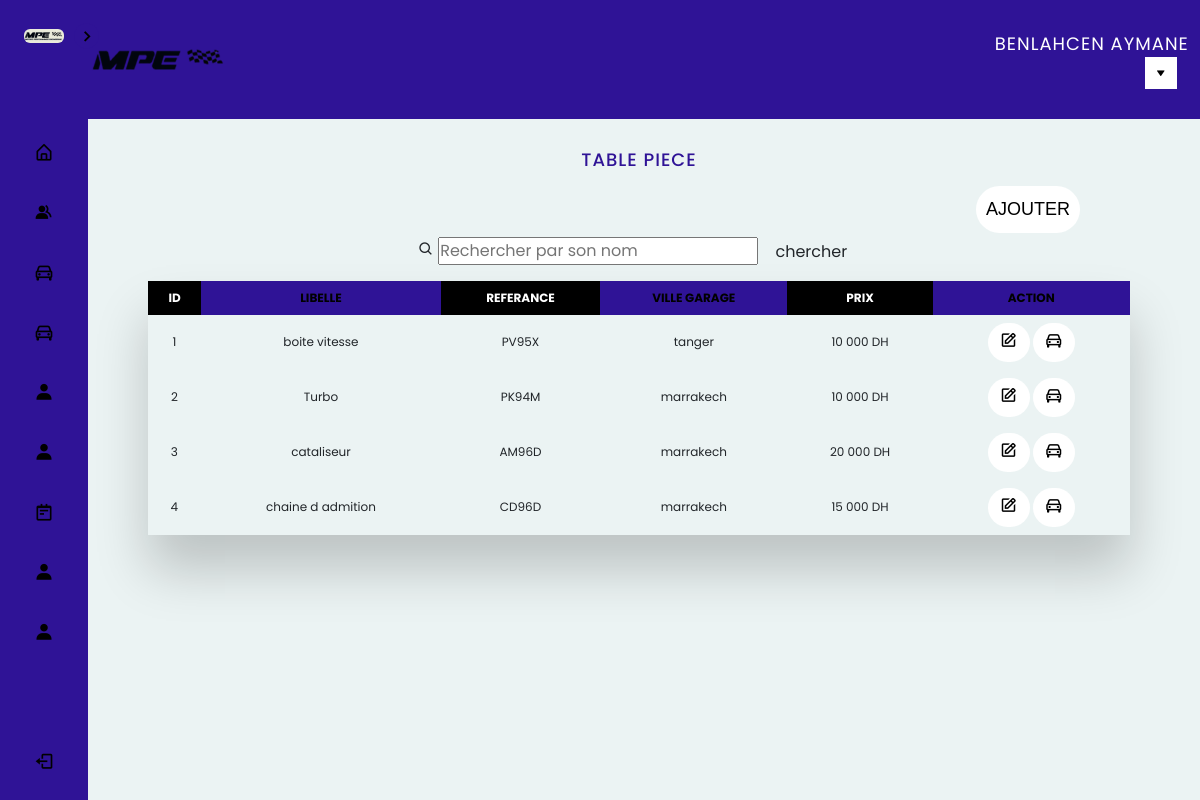
Screenshot of /admin/piece.php (signed in) with the database file from the repository.
### tables this page shows
CREATE TABLE `piece` (
  `id_piece` int(11) NOT NULL,
  `id_garage` int(11) NOT NULL,
  `referance` varchar(100) NOT NULL,
  `libelle` varchar(150) DEFAULT NULL,
  `prix` varchar(12) DEFAULT NULL
);

CREATE TABLE `garage` (
  `id_garage` int(11) NOT NULL,
  `id_societe` int(11) NOT NULL,
  `activite` varchar(150) DEFAULT NULL,
  `ville` varchar(50) DEFAULT NULL,
  `tel` varchar(15) DEFAULT NULL
);

### admin/piece.php (the view)
<?php include 'header.php'; ?>
<h2>Table piece</h2></br>
<div class="text-center ml-4">
    <form method="GET">
        <i class='bx bx-search icon'></i>
        <input type="text" name="s" id="s" placeholder="Rechercher par son nom" autocomplete="off">
        <input class="btn" type="submit" name="chercher" value="chercher">
    </form>
</div>
<div class="ml-auto">
    <a class="btn btn-customm" href="ajouterpiece.php">AJOUTER</a>
</div>
<div class="table-wrapper">
    <table class="fl-table">
        <thead>
            <th>ID</th>
            <th>LIBELLE</th>
            <th>REFERANCE</th>
            <th>VILLE GARAGE</th>
            <th>PRIX</th>
            <th>ACTION</th>
        </thead>
        <?php
        if (isset($_GET['chercher'])) {
            $s = $_GET['s'];
            $allpieces = $cnx->query("select piece.*, garage.ville from piece
            inner join garage on piece.id_garage = garage.id_garage");
            if (isset($_GET['s']) and !empty($_GET['s'])) {
                $recherche = htmlspecialchars($_GET['s']);
                $allpieces = $cnx->query("select piece.*, garage.ville from piece
                inner join garage on piece.id_garage = garage.id_garage where referance like  '%$s%' ");
            }
            if ($allpieces->rowCount() > 0) {
                while ($piece = $allpieces->fetch()) {
        ?>
                    <tbody>
                        <tr>
                            <td>
                                <?php echo $piece['id_piece'] ?>
                            </td>
                            <td>
                                <?php echo $piece['libelle'] ?>
                            </td>
                            <td>
                                <?php echo $piece['referance'] ?>
                            </td>
                            <td>
                                <?php echo $piece['ville'] ?>
                            </td>
                            <td>
                                <?php echo $piece['prix'] ?>
                            </td>
                            <td>
                                <div class="aymxx">
                                    <a class="btn btn-custom" href="modifierpiece.php?idpiece=<?php echo $piece['id_piece'] ?>"><i class='bx bx-edit icon'></i></a>
                                    <a class="btn btn-custom" href="supprimerpiece.php?idpiece=<?php echo $piece['id_piece'] ?>"><i class='bx bx-car icon'></i></a>
                                </div>
                            </td>
                        </tr>
                    <?php } ?>
                    </tbody>
                <?php }
        } else {  ?>
                <?php
                $mysqli = new mysqli("localhost", "root", "", "db_maintenance");
                $mysqli->set_charset("utf8");
                $requete = "select piece.*, garage.ville from piece
inner join garage on piece.id_garage = garage.id_garage";
                $resultat = $mysqli->query($requete); ?>
                <tbody>
                    <?php
                    while ($ligne = $resultat->fetch_assoc()) {
                    ?>
                        <tr>
                            <td>
                                <?php echo $ligne['id_piece'] ?>
                            </td>
                            <td>
                                <?php echo $ligne['libelle'] ?>
                            </td>
                            <td>
                                <?php echo $ligne['referance'] ?>
                            </td>
                            <td>
                                <?php echo $ligne['ville'] ?>
                            </td>
                            <td>
                                <?php echo $ligne['prix'] ?>
                            </td>
                            <td>
                                <div class="aymxx">
                                    <a class="btn btn-custom" href="modifierpiece.php?idpiece=<?php echo $ligne['id_piece'] ?>"><i class='bx bx-edit icon'></i></a>
                                    <a class="btn btn-custom" href="supprimerpiece.php?idpiece=<?php echo $ligne['id_piece'] ?>"><i class='bx bx-car icon'></i></a>
                                </div>
                            </td>
                        </tr>
                    <?php }
                    $mysqli->close(); ?>
                </tbody>
    </table>
<?php } ?>

### admin/header.php (shortened to what this page needs)
<?php
include 'cnx.php';
?>
<!DOCTYPE html>
<html lang="fr">
<head>
    <link href="https://cdn.jsdelivr.net/npm/bootstrap@5.2.0-beta1/dist/css/bootstrap.min.css" rel="stylesheet">
    <link rel="stylesheet" href="css/style.css">
    <link href='https://unpkg.com/boxicons@2.1.1/css/boxicons.min.css' rel='stylesheet'>
</head>
<body>
    <nav class="sidebar close">
        <header>
            <div class="image-text">
                <span class="image">
                    <a href="index.php">
                        <img src="img/logo.jpeg" alt="">
                    </a>
                </span>
            </div>
            <i class='bx bx-chevron-right toggle'></i>
        </header>
        <div class="menu-bar">
            <div class="menu">
                <ul class="menu-links">
                    <li class="nav-link">
                        <a href="index.php">
                            <i class='bx bx-home-alt icon'></i>
                        </a>
                    </li>
                    <li class="nav-link">
                        <a href="client.php">
                            <i class='bx bxs-group icon'></i>
                        </a>
                    </li>
                    <li class="nav-link">
                        <a href="voiture.php">
                            <i class='bx bx-car icon'></i>
                        </a>
                    </li>
                    <li class="nav-link">
                        <a href="piece.php">
                            <i class='bx bx-car icon'></i>
                        </a>
                    </li>
                    <li class="nav-link">
                        <a href="equipe.php">
                            <i class='bx bxs-user icon'></i>
                        </a>
                    </li>
                    <li class="nav-link">
                        <a href="employeur.php">
                            <i class='bx bxs-user icon'></i>
                        </a>
                    </li>
                    <li class="nav-link">
                        <a href="reparation.php">
                            <i class='bx bx-notepad icon'></i>
                        </a>
                    </li>
                    <li class="nav-link">
                        <a href="user.php">
                            <i class='bx bxs-user icon'></i>
                        </a>
                    </li>
                    <li class="nav-link">
                        <a href="garage.php">
                            <i class='bx bxs-user icon'></i>
                        </a>
                    </li>
                </ul>
            </div>
            <div class="bottom-content">
                <li class="">
                    <a href="logout.php">
                        <i class='bx bx-log-out icon'></i>
                    </a>
                </li>
            </div>
        </div>
    </nav>
    <section class="home">
        <div class="tfff">
            <header class="headerf">
                <img class="logo" src="img/image2.png" alt="logo">
                <span class="userrr">
                    <?php
                    $email = $_SESSION['admin'];
                    $query = "select * from admin where email = '$email'";
                    $stm = $cnx->prepare($query);
                    $stm->execute();
                    $admin = $stm->fetch();
                    echo $admin['nom'] . ' ' . $admin['prenom'];
                    ?></ </span>
                    <div class="dropdown">
                        <button class="dropbtn"><i class='bx bxs-down-arrow'></i></button>
                    </div>
            </header>

### rows the page displays
piece: id_piece "1", libelle "boite vitesse", referance "PV95X", id_garage.ville "tanger", prix "10 000 DH"
piece: id_piece "2", libelle "Turbo", referance "PK94M", id_garage.ville "marrakech", prix "10 000 DH"
piece: id_piece "3", libelle "cataliseur", referance "AM96D", id_garage.ville "marrakech", prix "20 000 DH"
piece: id_piece "4", libelle "chaine d admition", referance "CD96D", id_garage.ville "marrakech", prix "15 000 DH"

### other values shown
$admin['nom'] "BENLAHCEN"
$admin['prenom'] "AYMANE"
